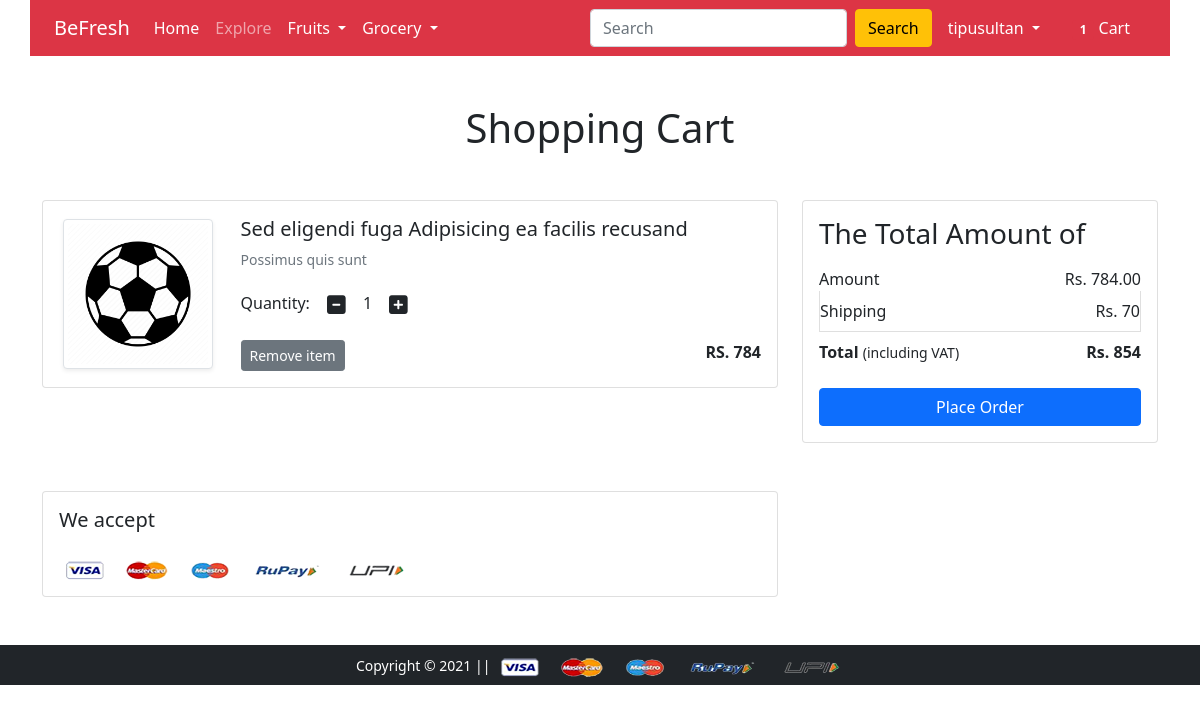
The app's page /cart/ (signed in) with its own data.
### app/models.py (models this page shows, shortened)
class Cart(models.Model):
    id = models.AutoField(primary_key=True)
    user = models.ForeignKey(User, on_delete=models.CASCADE)
    product = models.ForeignKey(Product, on_delete=models.CASCADE)
    quantity = models.IntegerField(blank=True, default=1)
    def __str__(self):
        return self.product.title
    def short_dsc(self):
        return self.product.short_description
    def price(self):
        return self.product.price
    def thumnail_image(self):
        return self.product.thumnail_image

class Product(models.Model):
    id = models.AutoField(primary_key=True)
    title = models.CharField(max_length=50)
    short_description = models.TextField()
    long_description = models.TextField(default='')
    thumnail_image = models.ImageField(upload_to='images/product')
    price = models.IntegerField()
    status=models.BooleanField(default=False)

### app/views.py (the view)
# urls.py: path('cart/', views.cart, name='cart'),
def cart(request):
    cart = Cart.objects.filter(user=request.user)
    total_cart_value = 0
    for c in cart:
        total_cart_value = total_cart_value + c.product.price
    context = {'cart_quantity':len(cart) ,
                'items':cart,
                'total_cart_value':total_cart_value+delivery_charge,
                'cart_value':total_cart_value,
                'delivery_charge':delivery_charge}
    return render(request, 'app/addtocart.html', context)

### templates/app/addtocart.html (shortened to what this page needs)
{% extends 'app/base.html' %}
{% load static %}
{% block main-content %}
<div class="container my-5">
 <div class="row">
  <h1 class="text-center mb-5">Shopping Cart</h1>
  <div class="col-sm-8">
  <div class="card">
   <div class="card-body">
        <form action='/checkout/' method='POST'>
    <div class="row">
{% for item in items %}
     <div class="col-sm-3 text-center align-self-center"><img src="{{item.thumnail_image.url}}" alt="" srcset="" class="img-fluid img-thumbnail shadow-sm" height="150" width="150"> </div>
     <div class="col-sm-9">
      <div>
       <h5>{{item}}</h5>
       <p class="mb-2 text-muted small">{{item.short_dsc}}</p>
       <div class="my-3">
        <label for="quantity">Quantity:</label>
        <a class="minus-cart btn"><i class="fas fa-minus-square fa-lg"></i></a>
          <span id="quantity">{{item.quantity}}</span>
        <a class="plus-cart btn"><i class="fas fa-plus-square fa-lg"></i></a>
       </div>
       <div class="d-flex justify-content-between">
        <a href="#" class="btn btn-sm btn-secondary mr-3">Remove item </a>
        <p class="mb-0"><span><strong>RS. {{item.price}}</strong></span></p>
       </div>
      </div>
     </div>
{% endfor %}
    </div>
   </div>
   </div>
  </div>
  <div class="col-sm-4">
   <div class="card">
    <div class="card-body">
      <h3>The Total Amount of</h3>
      <ul class="list-group">
       <li class="list-group-item d-flex justify-content-between align-items-center border-0 px-0 pb-0">Amount<span>Rs. {{cart_value}}.00</span></li>
       <li class="list-group-item d-flex justify-content-between align-items-center px-0">Shipping<span>Rs. {{delivery_charge}}</span></li>
       <li class="list-group-item d-flex justify-content-between align-items-center border-0 px-0 mb-3">
        <div>
           <strong>Total</strong> <small>(including VAT)</small>
         </div>
         <span><strong>Rs. {{total_cart_value}} </strong></span>
       </li>
      </ul>
      <div class="d-grid"><button class="btn btn-primary">Place Order</button></div>
    </div>
   </div>
  </div>
 </div>
</div>
<div class="container">
 <div class="row">
  <div class="col-sm-8">
   <div class="card">
    <div class="card-body">
      <h5 class="mb-4">We accept</h5>
      <img src="{% static 'app/images/payment.png' %}" alt="" class="img-fluid">
    </div>
  </div>
  </div>
 </div>
</div>
{% endblock main-content %}

### templates/app/base.html (shortened to what this page needs)
<!doctype html>
{% load static %}
<html lang="en">
  <head>
    <link href="https://cdn.jsdelivr.net/npm/bootstrap@5.0.0-beta1/dist/css/bootstrap.min.css" rel="stylesheet">
    <link rel="stylesheet" href="{% static 'app/css/owl.carousel.min.css' %}">
    <link rel="stylesheet" href="{% static 'app/css/all.min.css' %}">
    <link rel="stylesheet" href="{% static 'app/css/style.css' %}">
  </head>
  <body>
    <nav class="navbar container navbar-expand-lg navbar-dark bg-danger">
     <div class="container">
       <a class="navbar-brand" href="/">BeFresh</a>
       <div class="collapse navbar-collapse" id="navbarSupportedContent">
         <ul class="navbar-nav me-auto mb-2 mb-lg-0">
           <li class="nav-item">
             <a class="nav-link active" aria-current="page" href="/">Home</a>
           </li>
<li class="nav-item">
             <a class="nav-link" href="/explore">Explore</a>
           </li>
           <li class="nav-item dropdown">
             <a class="nav-link dropdown-toggle text-white" href="#" id="electronicsDropdown" role="button" data-bs-toggle="dropdown" aria-expanded="false">
               Fruits
             </a>
           </li>
           <li class="nav-item dropdown">
             <a class="nav-link dropdown-toggle text-white" href="#" id="fashionDropdown" role="button" data-bs-toggle="dropdown" aria-expanded="false">
               Grocery
             </a>
           </li>
         </ul>
        <form class="d-flex">
           <input class="form-control me-2" type="search" placeholder="Search" aria-label="Search">
           <button class="btn btn-warning" type="submit">Search</button>
         </form>
         <div>
          <ul class="navbar-nav me-auto mb-2 mb-lg-0">
         {% if user.is_authenticated %}
           <li class="nav-item dropdown mx-2">
              <a class="nav-link dropdown-toggle text-white" href="#" id="profileDropdown" role="button" data-bs-toggle="dropdown" aria-expanded="false">
                {{user.username}}
              </a>
            </li>
            <li class="nav-item mx-2">
             <a href="{% url 'cart' %}" class="nav-link text-white"><span class="badge bg-danger">{{cart_quantity}}</span> Cart </a>
            </li>
            {% endif %}
          </ul>
         </div>
       </div>
     </div>
    </nav>
    {% block main-content %} {% endblock main-content %}
    <footer class="container-fluid bg-dark text-center p-2 mt-5">
        <small class="text-white">Copyright &copy; 2021 || </small>
        <img src="{% static 'app/images/payment.png' %}" alt="" srcset="" class="img-fluid" height="2px">
    </footer>
  </body>
</html>

### records on screen
Cart: thumnail_image (picture), product.title "Sed eligendi fuga Adipisicing ea facilis recusand", short_dsc "Possimus quis sunt", quantity "1", price "784"

### other values on screen
{{ user.username }} "tipusultan"
{{ cart_quantity }} "1"
{{ cart_value }} "784"
{{ delivery_charge }} "70"
{{ total_cart_value }} "854"
